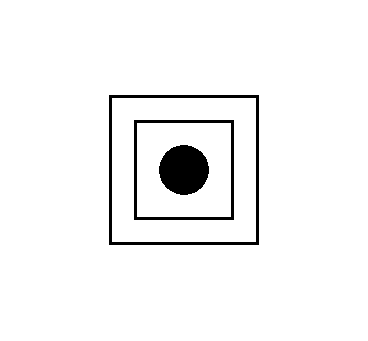
#> input picture new_sample.png, 368 x 341 px
$ python 2.flood_color.py
#> lines starting #> are read from the running program, lines starting #| are printed output that depends on the picture; after the words box and inside, x2 and y2 are one past the last pixel; in counts of white or black regions, pixels touching at a corner belong together
from PIL import Image
import numpy as np
from collections import deque

def flood_fill(img, start_pos, color):
    width, height = img.size
    img_array = np.array(img)
    white = np.array([255, 255, 255])

    queue = deque([start_pos])
    done = set()

    while queue:
        x, y = queue.popleft()
        if (x, y) in done:
            continue

        img_array[y, x] = color
        done.add((x, y))

        for nx, ny in [(x-1, y), (x+1, y), (x, y-1), (x, y+1)]:
            if (0 <= nx < width and
                0 <= ny < height and
                (nx, ny) not in done and
                np.array_equal(img_array[ny, nx], white)):
                queue.append((nx, ny))

    return Image.fromarray(img_array)

# Main processing
img = Image.open("new_sample.png")
#> img is the input picture: PIL image 368x341 L; 96.1% white; 3 black regions, box (x1, y1, x2, y2) and area: (159, 145, 209, 195) 1944, (109, 95, 259, 245) 1764, (134, 120, 234, 220) 1164
if img.mode != 'RGB':
    img = img.convert('RGB')


def check_if_any_white(img):
    width, height = img.size
#> width = 368; height = 341
    img_array = np.array(img)
    white = np.array([255, 255, 255])

    for x in range(width):
        for y in range(height):
            if np.array_equal(img_array[y, x], white):
                return True, x, y

    return False, None, None


green_shade = 0
green_gradient = 40
is_still_white, x, y = check_if_any_white(img)
#> is_still_white = True; x = 0; y = 0
while is_still_white:
    green_shade += 1
    img = flood_fill(img, (x, y), (0, 255 - green_gradient * green_shade, 0))
    is_still_white, x, y = check_if_any_white(img)
#> this loop made 3 passes
#> (is_still_white, x, y) on passes 1 to 2: (True, 112, 98), (True, 137, 123)
#> is_still_white on pass 3: False
#> pass 1, `img = flood_fill(img, (x, y), (0, 255 - green_gradient * green_shade, ..`:
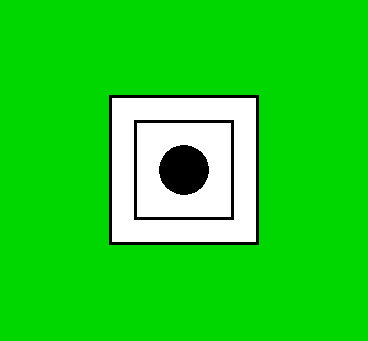
#> img: PIL image 368x341 RGB; mean R, G, B 35.8, 212.3, 35.8
#> pass 2, `img = flood_fill(img, (x, y), (0, 255 - green_gradient * green_shade, ..`:
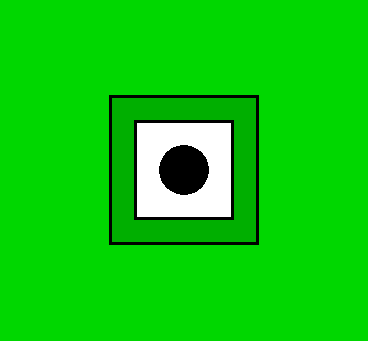
#> img: PIL image 368x341 RGB; mean R, G, B 14, 205.4, 14
#> pass 3, `img = flood_fill(img, (x, y), (0, 255 - green_gradient * green_shade, ..`:
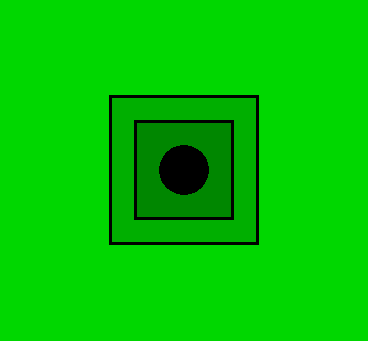
#> img: PIL image 368x341 RGB; mean R, G, B 0, 198.8, 0
#> after the loop, green_shade = 3

img.save('new_sample2.png')
